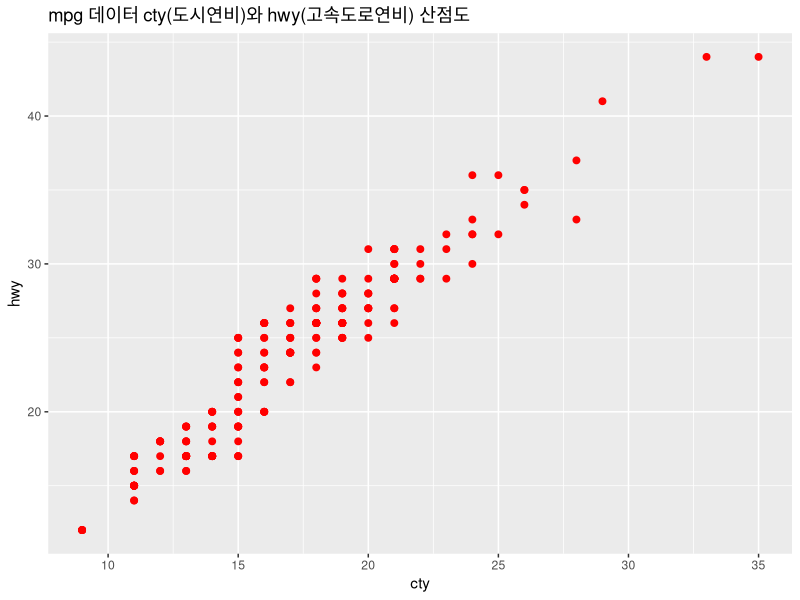

Source code (R): (Note: this script raises an error after producing the figure.)
## ---- chunk 1
knitr::opts_chunk$set(echo = TRUE)
## ---- chunk 2
library(dplyr)
library(ggplot2)
## ---- chunk 3
ggplot(mpg, aes(x=cty, y=hwy)) +
  geom_point(size=2, color='red') +
  ggtitle('mpg 데이터 cty(도시연비)와 hwy(고속도로연비) 산점도')
## ---- chunk 4
mw <- midwest %>%
  filter(poptotal <= 500000 && popasian <= 10000)
options(scipen = 10)
ggplot(mw, aes(x=poptotal, y=popasian)) +
  geom_point() +
  xlim(0,500000) + ylim(0,10000)
## ---- chunk 5
df_suv <- mpg %>%
  filter(class == 'suv') %>%
  group_by(manufacturer) %>%
  summarise(mean_cty = mean(cty)) %>%
  arrange(desc(mean_cty)) %>%
  head(5)
ggplot(df_suv, aes(x=reorder(manufacturer, -mean_cty), y=mean_cty,
                   fill=manufacturer)) +
  geom_col()
## ---- chunk 6
ggplot(mpg, aes(x=class, fill=class)) +
  geom_bar()
## ---- chunk 7
ggplot(economics, aes(x = date, y = psavert)) + 
  geom_line()
## ---- chunk 8
df_3class <- mpg %>%
  filter(class %in% c("compact", "subcompact", "suv"))
ggplot(df_3class, aes(x=class, y=cty, fill=class)) +
  geom_boxplot()
## ---- chunk 9
ggplot(diamonds, aes(x=cut, fill=cut)) +
  geom_bar()
## ---- chunk 10
df_cut <- diamonds %>%
  group_by(cut) %>%
  summarise(mean_price = mean(price))
ggplot(df_cut, aes(x=cut, y=mean_price, fill=cut)) +
  geom_col()
## ---- chunk 11
df_color <- diamonds %>%
  group_by(color) %>%
  summarise(mean_price = mean(price)) 
gcolor <- ggplot(df_color, aes(x=color, y=mean_price, fill=color)) +
  geom_col()
gcut <- ggplot(df_cut, aes(x=cut, y=mean_price, fill=cut)) +
  geom_col()
library(grid)
library(gridExtra)
grid.arrange(gcut, gcolor, ncol=2, top = "cut과 color에 따른 가격의 변화")
## ---- chunk 12
ggplot(diamonds, aes(x=price)) +
  geom_histogram(bins=10) +
  facet_wrap(~cut + color)
## ---- chunk 13
df_cut_fair <- diamonds %>%
  filter(cut == 'Fair') %>%
  group_by(color) %>%
  summarise(mean_price=mean(price))
g_fair <- ggplot(df_cut_fair, aes(x=color, y=mean_price, fill=color)) +
  geom_col() +
  ggtitle('Cut = Fair') +
  theme(plot.title=element_text(face="bold", size=20, vjust=1, color="red"))

df_cut_good <- diamonds %>%
  filter(cut == 'Good') %>%
  group_by(color) %>%
  summarise(mean_price=mean(price))
g_good <- ggplot(df_cut_good, aes(x=color, y=mean_price, fill=color)) +
  geom_col() +
  ggtitle('Cut = Good') +
  theme(plot.title=element_text(face="bold", size=20, vjust=1, color="red"))

df_cut_vg <- diamonds %>%
  filter(cut == 'Very Good') %>%
  group_by(color) %>%
  summarise(mean_price=mean(price))
g_vg <- ggplot(df_cut_vg, aes(x=color, y=mean_price, fill=color)) +
  geom_col() +
  ggtitle('Cut = Very Good') +
  theme(plot.title=element_text(face="bold", size=20, vjust=1, color="red"))

df_cut_premium <- diamonds %>%
  filter(cut == 'Premium') %>%
  group_by(color) %>%
  summarise(mean_price=mean(price))
g_premium <- ggplot(df_cut_premium, aes(x=color, y=mean_price, fill=color)) +
  geom_col() +
  ggtitle('Cut = Premium') +
  theme(plot.title=element_text(face="bold", size=20, vjust=1, color="red"))

df_cut_ideal <- diamonds %>%
  filter(cut == 'Ideal') %>%
  group_by(color) %>%
  summarise(mean_price=mean(price))
g_ideal <- ggplot(df_cut_ideal, aes(x=color, y=mean_price, fill=color)) +
  geom_col() +
  ggtitle('Cut = Ideal') +
  theme(plot.title=element_text(face="bold", size=20, vjust=1, color="red"))

grid.arrange(g_fair, g_good, g_vg, g_premium, g_ideal, ncol=3,
             top = 'Cut과 Color에 따른 가격 변화')
